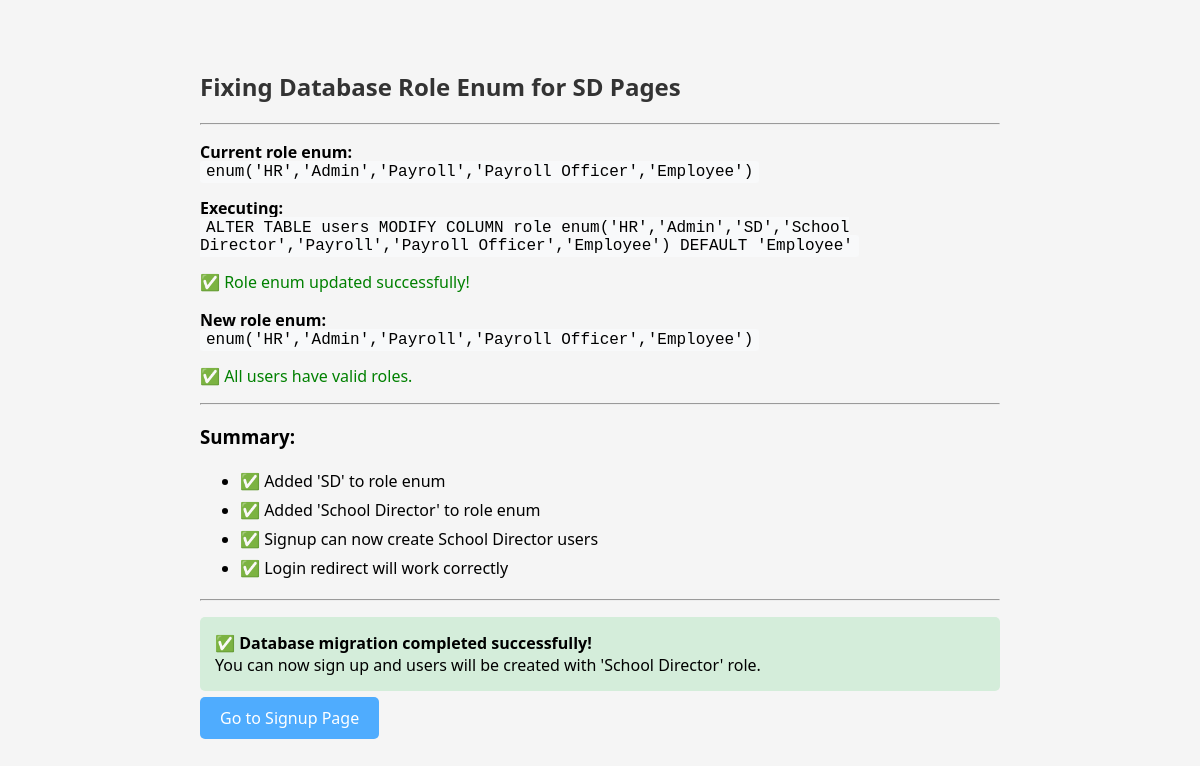
Page /AI-ML-Test-Bench/fix_role_enum.php on the earlier database version.
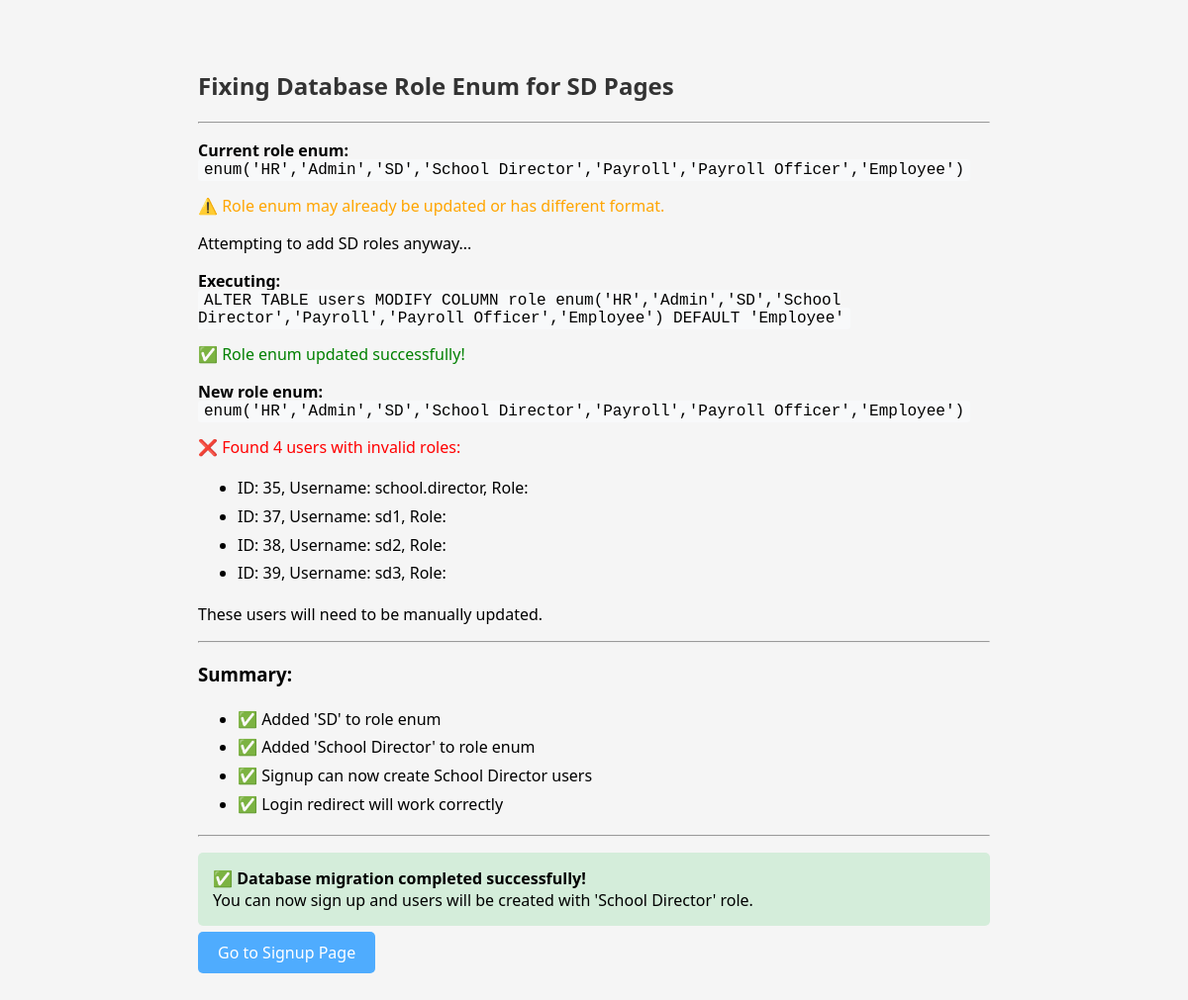
Same page on the later database version.
### tables this page shows
CREATE TABLE `users` (
  `id` int(11) NOT NULL,
  `company_id` int(11) NOT NULL,
  `username` varchar(100) NOT NULL,
  `password` varchar(255) NOT NULL,
  `role` enum('HR','Admin','SD','School Director','Payroll','Payroll Officer','Employee') DEFAULT 'Employee',
  `email` varchar(255) NOT NULL,
  `phone` varchar(20) DEFAULT NULL,
  `profile_picture` varchar(255) DEFAULT NULL,
  `is_active` tinyint(1) DEFAULT 1,
  `created_at` timestamp NOT NULL DEFAULT current_timestamp(),
  `must_change_password` tinyint(1) DEFAULT 0,
  `two_factor_enabled` tinyint(1) DEFAULT 0,
  `two_factor_secret` varchar(255) DEFAULT NULL,
  `password_last_changed` timestamp NOT NULL DEFAULT current_timestamp()
);

### AI-ML-Test-Bench/fix_role_enum.php (the view, shortened to what this page needs)
<?php
require_once 'backend/db.php';
echo "<h2>Fixing Database Role Enum for SD Pages</h2>";
echo "<hr>";
try {
    $stmt = $pdo->query("SHOW COLUMNS FROM users LIKE 'role'");
    $column = $stmt->fetch(PDO::FETCH_ASSOC);
    $currentType = $column['Type'];
    echo "<p><strong>Current role enum:</strong><br>";
    echo "<code>" . htmlspecialchars($currentType) . "</code></p>";
    $newType = str_replace(
        "enum('HR','Admin','Payroll','Payroll Officer','Employee')",
        "enum('HR','Admin','SD','School Director','Payroll','Payroll Officer','Employee')",
        $currentType
    );
    if ($newType === $currentType) {
        echo "<p style='color: orange;'>⚠️ Role enum may already be updated or has different format.</p>";
        echo "<p>Attempting to add SD roles anyway...</p>";
        $newType = "enum('HR','Admin','SD','School Director','Payroll','Payroll Officer','Employee')";
    }
    $sql = "ALTER TABLE users MODIFY COLUMN role $newType DEFAULT 'Employee'";
    echo "<p><strong>Executing:</strong><br><code>" . htmlspecialchars($sql) . "</code></p>";
    $pdo->exec($sql);
    echo "<p style='color: green;'>✅ Role enum updated successfully!</p>";
    $stmt = $pdo->query("SHOW COLUMNS FROM users LIKE 'role'");
    $column = $stmt->fetch(PDO::FETCH_ASSOC);
    echo "<p><strong>New role enum:</strong><br>";
    echo "<code>" . htmlspecialchars($column['Type']) . "</code></p>";
    $stmt = $pdo->query("SELECT id, username, role FROM users WHERE role NOT IN ('HR','Admin','SD','School Director','Payroll','Payroll Officer','Employee')");
    $invalidUsers = $stmt->fetchAll();
    if (count($invalidUsers) > 0) {
        echo "<p style='color: red;'>❌ Found " . count($invalidUsers) . " users with invalid roles:</p>";
        echo "<ul>";
        foreach ($invalidUsers as $user) {
            echo "<li>ID: {$user['id']}, Username: {$user['username']}, Role: {$user['role']}</li>";
        }
        echo "</ul>";
        echo "<p>These users will need to be manually updated.</p>";
    } else {
        echo "<p style='color: green;'>✅ All users have valid roles.</p>";
    }
    echo "<hr>";
    echo "<h3>Summary:</h3>";
    echo "<ul>";
    echo "<li>✅ Added 'SD' to role enum</li>";
    echo "<li>✅ Added 'School Director' to role enum</li>";
    echo "<li>✅ Signup can now create School Director users</li>";
    echo "<li>✅ Login redirect will work correctly</li>";
    echo "</ul>";
    echo "<hr>";
    echo "<p style='background: #d4edda; padding: 15px; border-radius: 5px;'>";
    echo "<strong>✅ Database migration completed successfully!</strong><br>";
    echo "You can now sign up and users will be created with 'School Director' role.";
    echo "</p>";
    echo "<p><a href='signup.php' style='background: #4facfe; color: white; padding: 10px 20px; text-decoration: none; border-radius: 5px;'>Go to Signup Page</a></p>";
} catch (PDOException $e) {
    echo "<p style='color: red; background: #f8d7da; padding: 15px; border-radius: 5px;'>";
    echo "<strong>❌ Error:</strong> " . htmlspecialchars($e->getMessage());
    echo "</p>";
}
?>

### AI-ML-Test-Bench/fix_role_enum.php (style rules this page uses)
h2 { color: #333; }
code { background: #f8f9fa; padding: 2px 6px; border-radius: 3px; font-family: 'Courier New', monospace; }
ul { line-height: 1.8; }

Differences in the rows shown:
added users: id "35", username "school.director"
added users: id "37", username "sd1"
added users: id "38", username "sd2"
added users: id "39", username "sd3"
Other differences:
$currentType: "enum('HR','Admin','Payroll','Payroll Officer','Employee')" → "enum('HR','Admin','SD','School Director','Payroll','Payroll Officer','Employee')"
$column['Type']: "enum('HR','Admin','Payroll','Payroll Officer','Employee')" → "enum('HR','Admin','SD','School Director','Payroll','Payroll Officer','Employee')"
count($invalidUsers): (not shown) → "4"
text no longer shown: "✅ All users have valid roles."
text now shown: "⚠️ Role enum may already be updated or has different format. Attempting to add SD roles anyway... ❌ Found users with invalid roles: These users will need to be manually updated."
